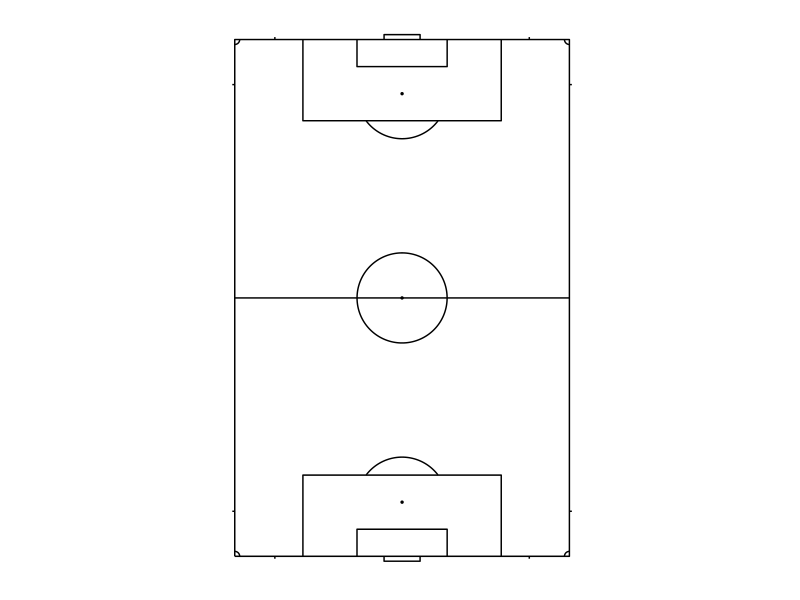

Reproduce this figure in R.
library('ggplot2')
library('ggthemes')

ggplot(data=data.frame(x=1,y=1),aes(x,y))+
  ###pitch:
  geom_path(data=data.frame(x=c(-34,-34,34,34,-34),y=c(-52.5,52.5,52.5,-52.5,-52.5)))+
  ###halfway line:
  geom_path(data=data.frame(x=c(-34,34),y=c(0,0)))+
  ###centre circle:
  geom_path(data=data.frame(x=c(-9150:(-1)/1000,1:9150/1000),y=c(sqrt(9.15^2-c(-9150:(-1)/1000,1:9150/1000)^2))),aes(x=x,y=y))+
  geom_path(data=data.frame(x=c(-9150:(-1)/1000,1:9150/1000),y=-c(sqrt(9.15^2-c(-9150:(-1)/1000,1:9150/1000)^2))),aes(x=x,y=y))+
  ##centre spot:
  geom_point(aes(x = 0, y = 0), size = 0.5) +
  ##penalty spots:
  geom_point(aes(x = 0, y = 41.5), size = 0.5) +
  geom_point(aes(x = 0, y = -41.5), size = 0.5) +
  ###penalty arc:
  geom_path(data=data.frame(x=c(-7280:(-1)/1000,1:7280/1000),y=c(41.5-sqrt(9.15^2-c(-7280:(-1)/1000,1:7280/1000)^2))),aes(x=x,y=y))+
  geom_path(data=data.frame(x=c(-7280:(-1)/1000,1:7280/1000),y=-c(41.5-sqrt(9.15^2-c(-7280:(-1)/1000,1:7280/1000)^2))),aes(x=x,y=y))+
  ###corner arcs:
  geom_path(data=data.frame(x=c(0:1000/1000)-34,y=c(52.5-sqrt(1^2-c(0:1000/1000)^2))),aes(x=x,y=y))+
  geom_path(data=data.frame(x=c(0:1000/1000)-34,y=c(-52.5+sqrt(1^2-c(0:1000/1000)^2))),aes(x=x,y=y))+
  geom_path(data=data.frame(x=c(0:1000/1000)+33,y=c(52.5-sqrt(1^2-c(-1000:0/1000)^2))),aes(x=x,y=y))+
  geom_path(data=data.frame(x=c(0:1000/1000)+33,y=c(-52.5+sqrt(1^2-c(-1000:0/1000)^2))),aes(x=x,y=y))+
  ###corner lines:
  geom_path(data=data.frame(x=c(-34,-34.5),y=c(43.35,43.35))) +
  geom_path(data=data.frame(x=c(-34,-34.5),y=c(-43.35,-43.35))) +
  geom_path(data=data.frame(x=c(34,34.5),y=c(43.35,43.35))) +
  geom_path(data=data.frame(x=c(34,34.5),y=c(-43.35,-43.35))) +
  geom_path(data=data.frame(x=c(-25.85,-25.85),y=c(52.5,53))) +
  geom_path(data=data.frame(x=c(25.85,25.85),y=c(52.5,53))) +
  geom_path(data=data.frame(x=c(-25.85,-25.85),y=c(-52.5,-53))) +
  geom_path(data=data.frame(x=c(25.85,25.85),y=c(-52.5,-53))) +
  ###6-yard box:
  geom_path(data=data.frame(x=c(-9.16,-9.16,9.16,9.16),y=c(-52.5,-47,-47,-52.5)))+
  geom_path(data=data.frame(x=-c(-9.16,-9.16,9.16,9.16),y=-c(-52.5,-47,-47,-52.5)))+
  ###goal
  geom_path(data=data.frame(x=c(-3.66,-3.66,3.66,3.66),y=c(-52.5,-53.5,-53.5,-52.5)))+
  geom_path(data=data.frame(x=c(-3.66,-3.66,3.66,3.66),y=-c(-52.5,-53.5,-53.5,-52.5)))+
  ###penalty area:
  geom_path(data=data.frame(x=c(-20.15,-20.15,20.15,20.15),y=c(-52.5,-36,-36,-52.5)))+
  geom_path(data=data.frame(x=c(-20.15,-20.15,20.15,20.15),y=c(52.5,36,36,52.5)))+
  ###fix aspect ratio to 1:1
  coord_fixed() +
  ###remove all non-geom elements
  theme_solid()
